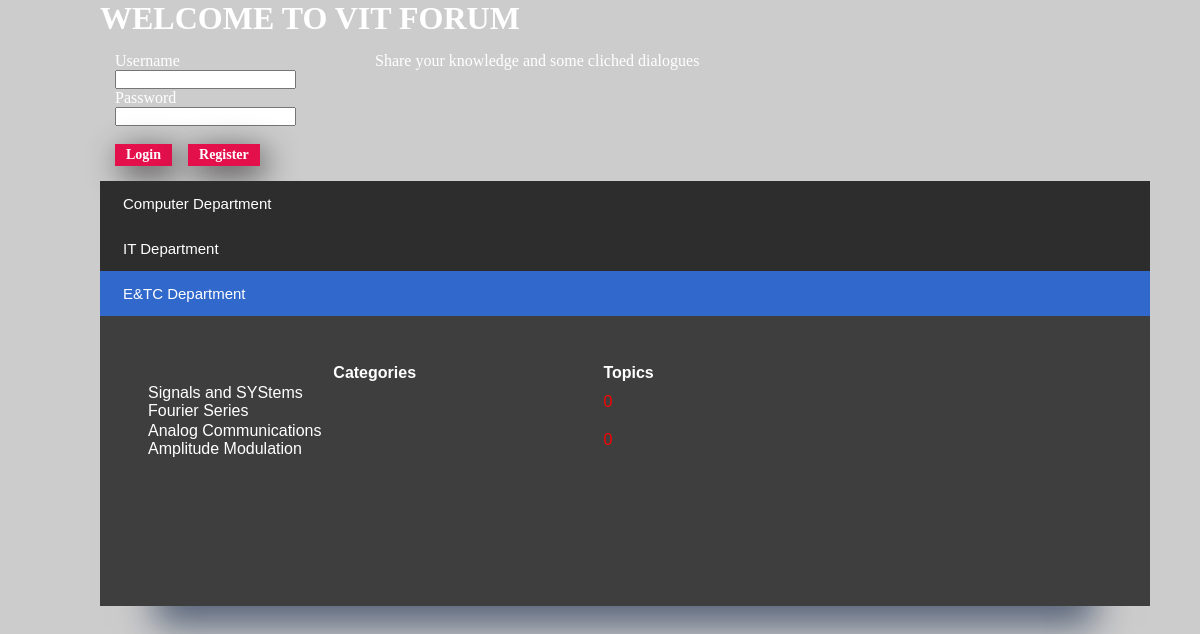
The page / on the database its author committed.
### tables this page shows
CREATE TABLE `categories` (
  `cate_id` int(3) UNSIGNED NOT NULL,
  `category_title` varchar(64) NOT NULL
);

CREATE TABLE `subcategories` (
  `subcat_id` int(3) UNSIGNED NOT NULL,
  `parent_id` int(3) UNSIGNED NOT NULL,
  `subcategory_title` varchar(120) NOT NULL,
  `subcategory_decs` varchar(255) NOT NULL
);

### content_function.php (the view, shortened to what this page needs)
<?php
function dispcategories()
{
	include('dbconn.php');
	$select = mysqli_query($con, "SELECT * FROM categories");
	echo "<link href='/FORUM/styles/acs.css' type='text/css' rel='stylesheet' />";
	while($row =mysqli_fetch_assoc($select))
	{
		echo "<li>";
		echo "<div class='accordion-title'>";
		echo "<span>";
		echo "<tr><td class='main-category' colspan='2'>".$row['category_title']."</td></tr>";
		echo"</span>";
		echo "</div>";
		echo "<div class='accordion-content'>";
		echo "<table class='category-table'>";
		dispsubcategories($row['cate_id']);
		echo "</table>";
		echo "</div>";
		echo"</li>";
	}
}
function dispsubcategories($parent_id)
{
	include('dbconn.php');
	$select = mysqli_query($con, "SELECT cate_id, subcat_id, subcategory_title, subcategory_decs FROM categories, subcategories WHERE ($parent_id = categories.cate_id) AND ($parent_id = subcategories.parent_id)");
	echo "<tr><th width='90%'><font color='#ffffff'> Categories </font></th><th width ='10%'><font color='#ffffff'>Topics</font></th></tr>";
	while($row= mysqli_fetch_assoc($select))
	{
		echo "<link href='/FORUM/styles/acs.css' type='text/css' rel='stylesheet' />";
		echo "<tr><td clas='category_title'><a class='links' href='/FORUM/topics.php?cid=".$row['cate_id']."&scid=".$row['subcat_id']."'>".$row['subcategory_title']."</br>";
		echo $row['subcategory_decs']."</a></td>";
		echo "<td class = 'num-topics'><font color=red>".getnumtopics($parent_id, $row['subcat_id'])."</font></td></tr>";
	}
}
function getnumtopics($cate_id, $subcat_id)
{
	include('dbconn.php');
	$select = mysqli_query($con, "SELECT category_id, subcategor_id FROM topics WHERE ".$cate_id." = category_id AND ".$subcat_id."= subcategor_id");
	return mysqli_num_rows($select);
}
?>

### index.php (shortened to what this page needs)
<?php
    include('layout_manager.php');
	include('content_function.php');
?>
<html>
<head><title> VIT FORUM </title></head>
<link href="/FORUM/styles/main.css" type="text/css" rel="stylesheet" />
<link href="/FORUM/styles/acs.css" type="text/css" rel="stylesheet" />
<body>
<div class="pane">
<div class="header"><h1> <a class="special "href="/FORUM/"> WELCOME TO VIT FORUM</a></h1></div>
<div class = "loginpane">
     <?php
	     if(isset($_SESSION['Name']))
		 {
			 logout();
		 }
		 else
		 {
			 loginform();
		 }
	 ?>
 </div>
 <div class= "forumdesc">
 <p><font color=#ffffff>Share your knowledge and some cliched dialogues</font></p>
 </div>
    <div class="accordion">
        <ul>
               <?php dispcategories(); ?>
	    </ul>
	 </div>
</div>
</body>
</html>

### layout_manager.php (shortened to what this page needs)
<?php
function loginform()
{
	echo "<form action='/FORUM/validatelogin.php' method='POST'>
	<p><font color=#ffffff>Username</font></p>
	 <input type='text' id='usernameinput' name='usernameinput'/>
	 	 <p><font color=#ffffff>Password</font></p>
		 	 <input type='password' id='passwordinput' name='passwordinput'/>
			 <br><br>
			 	 <input class='myButton' type='submit' value='Login' />&nbsp&nbsp&nbsp
				 <button class='myButton' type='button' onclick='location.href=\"/FORUM/registration.html\";'>Register</button>
	</form>";
}
?>

### styles/main.css (style rules this page uses)
* { margin: 0px; padding: 0px; }
div.pane { width: 1000px; margin: 0px auto; }
div.loginpane { width: 230px; display: block; position: relative; float: left; padding: 15px; }
div.forumdesc { width: 700px; display: block; position: relative; float: left; padding: 15px; }

### styles/acs.css (style rules this page uses)
.accordion { -webkit-box-shadow: 0px 75px 35px -55px rgba(10, 30, 65, 0.6); -moz-box-shadow: 0px 75px 35px -55px rgba(10, 30, 65, 0.6); box-shadow: 0px 75px 35px -55px rgba(10, 30, 65, 0.6); font-family: Arial, Helvetica, sans-serif; border-color: #505050; border-style: solid; border-width: 0px; border-radius: 0px; margin: 0 auto; height: 425px; width: 1050px; }
.accordion > ul > li, .accordion-title, .accordion-content, .accordion-separator { float: none; }
.accordion > ul > li { background-color: #1f1f1f; margin-right: -0px; margin-bottom: -290px; }
.accordion-title, .accordion-select { background-color: #2d2d2d; color: #ffffff; width: 1150px; height: 45px; font-size: 15px; }
.accordion-title span { margin-bottom: 20px; margin-left: 23px; }
.accordion-select:hover ~ .accordion-title, .accordion-select:checked ~ .accordion-title { background-color: #3068cc; }
.accordion-title span { transform: rotate(0deg); -o-transform: rotate(0deg); -moz-transform: rotate(0deg); -webkit-transform: rotate(0deg); -ms-writing-mode: lr-tb; filter: progid:DXImageTransform.Microsoft.BasicImage(rotation=0); margin-bottom: 0px; line-height: 45px; }
.accordion-content { background-color: #3e3e3e; color: #f5f2f0; height: 198px; width: 1058px; padding: 46px; }
.accordion-title, .accordion-select:checked ~ .accordion-content { margin-right: 0px; margin-bottom: 0px; }
.accordion { overflow: hidden; }
.accordion > ul { margin: 0; padding: 0; list-style: none; width: 101%; }
.accordion > ul > li, .accordion-title { position: relative; }
.accordion-title span { display: block; position: absolute; bottom: 0px; width: 100%; white-space: nowrap; }
.accordion-content { position: relative; overflow: auto; }
a:link { color: #ffffff; background-color: transparent; text-decoration: none; }
.myButton { -moz-box-shadow: 5px 8px 32px -1px #292526; -webkit-box-shadow: 5px 8px 32px -1px #292526; box-shadow: 5px 8px 32px -1px #292526; background-color:#e3104c; border: none; display:inline-block; cursor:pointer; color:#ffffff; font-family:Verdana; font-size:14px; font-weight:bold; padding:3px 11px; text-decoration:none; }
.links { text-decoration: none; color: #ffffff; }
.special { text-decoration: none; color: #ffffff; }

### index.php (style rules this page uses)
body { background-image: url("http://quotego.biz/wp-content/uploads/2014/07/quotes-about-living-life-tumblr-hd-cute-inspirational-quotes-about-life-hd-quotes-wallpaper-hd-wallpaper.jpg"); background-color: #cccccc; background-size: 100% 100%; backgroung-attachment: fixed; }

### rows shown on the page
categories: category_title "Computer Department"
categories: category_title "IT Department"
categories: category_title "E&TC Department", subcategories.subcategory_title "Signals and SYStems", subcategories.subcategory_decs "Fourier Series", subcategories.subcategory_title "Analog Communications", subcategories.subcategory_decs "Amplitude Modulation"
